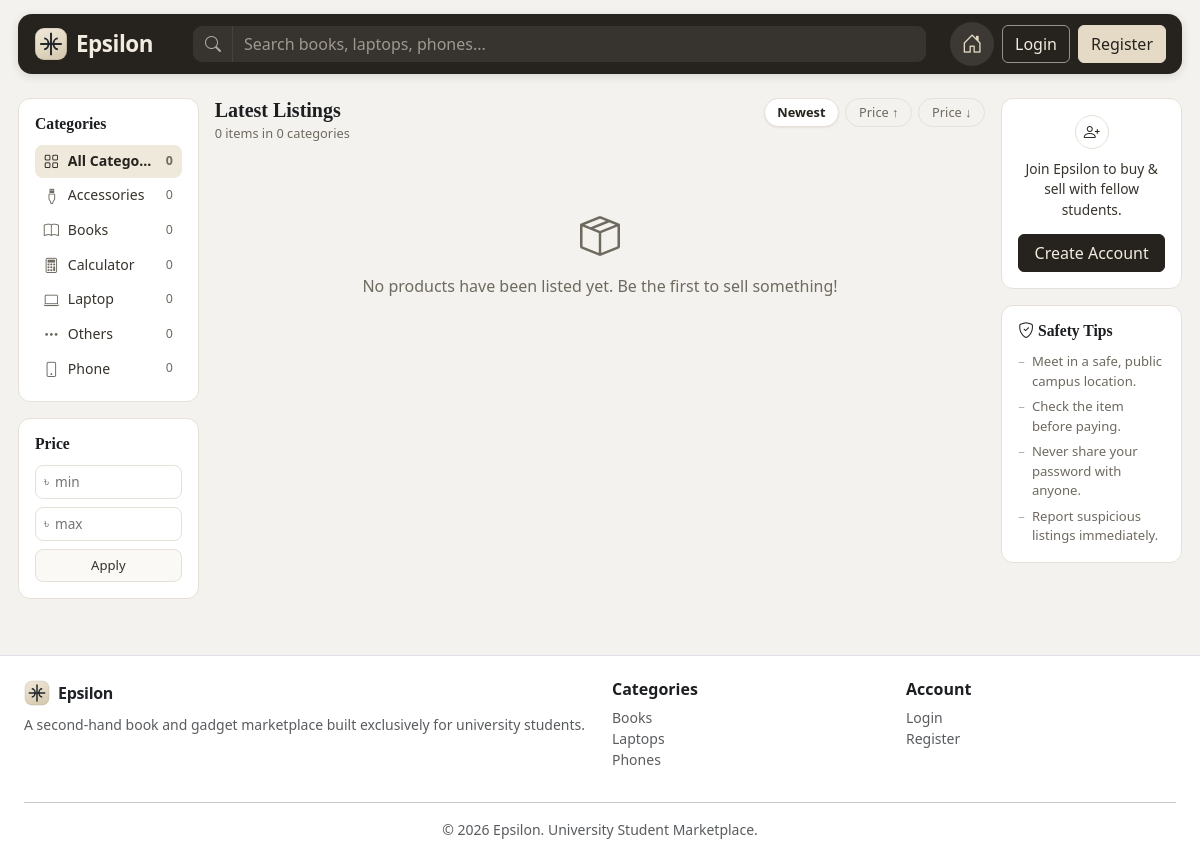
The page / on the database its author committed.
### tables this page shows
CREATE TABLE Category (
    category_id   INT AUTO_INCREMENT PRIMARY KEY,
    category_name VARCHAR(50) NOT NULL UNIQUE
);

### includes/functions.php (called while the page is built, shortened)
<?php
function isLoggedIn() {
    return isset($_SESSION['user_id']);
}
function sanitize($value) {
    return htmlspecialchars(trim($value), ENT_QUOTES, 'UTF-8');
}
function getCategoriesWithCounts($conn) {
    $sql = "SELECT c.category_id, c.category_name,
                   COUNT(p.product_id) AS product_count
            FROM Category c
            LEFT JOIN Product p
                   ON p.category_id = c.category_id
                  AND p.status <> 'Sold'
            GROUP BY c.category_id, c.category_name
            ORDER BY c.category_name";
    $result = mysqli_query($conn, $sql);
    $categories = [];
    while ($row = mysqli_fetch_assoc($result)) {
        $row['product_count'] = (int) $row['product_count'];
        $categories[] = $row;
    }
    return $categories;
}

### includes/sidebar_left.php (the view, shortened to what this page needs)
<?php
$categoryIcons = [
    'Books'       => 'bi-book',
    'Laptop'      => 'bi-laptop',
    'Phone'       => 'bi-phone',
    'Calculator'  => 'bi-calculator',
    'Accessories' => 'bi-usb-plug',
    'Others'      => 'bi-three-dots',
];
$activeCategory    = $_GET['category'] ?? '';
$sidebarCategories = getCategoriesWithCounts($conn);
$totalListings     = array_sum(array_column($sidebarCategories, 'product_count'));
$currentMin = $_GET['min_price'] ?? '';
$currentMax = $_GET['max_price'] ?? '';
?>
<div class="cx-sidebar">
  <div class="cx-sidebar-card">
    <h6 class="cx-sidebar-title">Categories</h6>
    <div class="cx-catlist">
      <a href="<?php echo BASE_URL; ?>/search.php"
         class="cx-catlink <?php echo $activeCategory === '' ? 'active' : ''; ?>">
        <i class="bi bi-grid"></i>
        <span class="cx-catname">All Categories</span>
        <span class="cx-catcount"><?php echo $totalListings; ?></span>
      </a>
      <?php foreach ($sidebarCategories as $cat): ?>
        <?php $name = $cat['category_name']; ?>
        <a href="<?php echo BASE_URL; ?>/search.php?category=<?php echo urlencode($name); ?>"
           class="cx-catlink <?php echo $activeCategory === $name ? 'active' : ''; ?>">
          <i class="bi <?php echo $categoryIcons[$name] ?? 'bi-tag'; ?>"></i>
          <span class="cx-catname"><?php echo sanitize($name); ?></span>
          <span class="cx-catcount"><?php echo $cat['product_count']; ?></span>
        </a>
      <?php endforeach; ?>
    </div>
  </div>
  <div class="cx-sidebar-card">
    <h6 class="cx-sidebar-title">Price</h6>
    <form method="GET" action="<?php echo BASE_URL; ?>/search.php" class="cx-pricebox">
      <div class="cx-priceinput">
        <span class="cx-currency">&#2547;</span>
        <input type="number" name="min_price" min="0" step="1" placeholder="min"
               value="<?php echo sanitize((string) $currentMin); ?>" aria-label="Minimum price">
      </div>
      <div class="cx-priceinput">
        <span class="cx-currency">&#2547;</span>
        <input type="number" name="max_price" min="0" step="1" placeholder="max"
               value="<?php echo sanitize((string) $currentMax); ?>" aria-label="Maximum price">
      </div>
      <button type="submit" class="cx-priceapply">Apply</button>
    </form>
  </div>
</div>

### includes/header.php (shortened to what this page needs)
<?php
$cssVersion = filemtime(ROOT_PATH . '/assets/css/style.css');
?>
<!DOCTYPE html>
<html lang="en">
<head>
    <link rel="stylesheet" href="<?php echo BASE_URL; ?>/assets/bootstrap/css/bootstrap.min.css">
    <link rel="stylesheet" href="<?php echo BASE_URL; ?>/assets/icons/bootstrap-icons.min.css">
    <link rel="stylesheet" href="<?php echo BASE_URL; ?>/assets/css/style.css?v=<?php echo $cssVersion; ?>">
</head>
<body>
<?php require_once __DIR__ . '/navbar.php'; ?>
<main>

### includes/navbar.php (shortened to what this page needs)
<?php
$currentQuery = isset($_GET['q']) ? sanitize($_GET['q']) : '';
$loggedIn = isLoggedIn();
$wishlistCount = 0;
$notifCount = 0;
?>
<nav class="cx-navbar sticky-top">
  <div class="cx-navbar-inner navbar navbar-expand-lg py-2">
    <div class="container-fluid px-3">
    <a class="navbar-brand d-flex align-items-center gap-2" href="<?php echo BASE_URL; ?>/index.php">
      <img src="<?php echo BASE_URL; ?>/assets/images/logo.svg" alt="" width="34" height="34" class="brand-logo">
      <span class="brand-word">Epsilon</span>
    </a>
    <div class="collapse navbar-collapse" id="mainNavbar">
      <form class="d-flex flex-grow-1 mx-lg-4 my-3 my-lg-0" role="search" method="GET" action="<?php echo BASE_URL; ?>/search.php">
        <div class="input-group">
          <span class="input-group-text border-end-0"><i class="bi bi-search"></i></span>
          <input type="text" name="q" class="form-control border-start-0" placeholder="Search books, laptops, phones..." value="<?php echo $currentQuery; ?>">
        </div>
      </form>
      <ul class="navbar-nav align-items-lg-center gap-2 ms-auto">
        <li class="nav-item">
          <a href="<?php echo BASE_URL; ?>/index.php" class="nav-icon-link" title="Home">
            <i class="bi bi-house-door"></i>
          </a>
        </li>
        <?php if ($loggedIn): ?>
          <li class="nav-item">
            <a href="<?php echo BASE_URL; ?>/user/product/post.php" class="nav-icon-link" title="Sell Something">
              <i class="bi bi-plus-square"></i>
            </a>
          </li>
          <li class="nav-item">
            <a href="<?php echo BASE_URL; ?>/user/wishlist/index.php" class="nav-icon-link" title="Wishlist">
              <i class="bi bi-heart"></i>
              <?php if ($wishlistCount > 0): ?>
                <span class="badge rounded-pill bg-danger badge-count"><?php echo $wishlistCount; ?></span>
              <?php endif; ?>
            </a>
          </li>
          <li class="nav-item">
            <a href="<?php echo BASE_URL; ?>/user/notification/index.php" class="nav-icon-link" title="Notifications">
              <i class="bi bi-bell"></i>
              <?php if ($notifCount > 0): ?>
                <span class="badge rounded-pill bg-danger badge-count"><?php echo $notifCount; ?></span>
              <?php endif; ?>
            </a>
          </li>
          <li class="nav-item dropdown">
            <a class="nav-link dropdown-toggle d-flex align-items-center gap-2" href="#" role="button" data-bs-toggle="dropdown">
              <span class="badge rounded-circle bg-secondary" style="width:36px;height:36px;line-height:24px;">
                <?php echo strtoupper(substr($_SESSION['full_name'] ?? 'U', 0, 1)); ?>
              </span>
              <span class="d-none d-lg-inline"><?php echo sanitize($_SESSION['full_name'] ?? 'User'); ?></span>
            </a>
            <ul class="dropdown-menu dropdown-menu-end">
              <li><a class="dropdown-item" href="<?php echo BASE_URL; ?>/user/profile.php"><i class="bi bi-person me-2"></i>My Profile</a></li>
              <li><a class="dropdown-item" href="<?php echo BASE_URL; ?>/user/product/my_products.php"><i class="bi bi-box-seam me-2"></i>My Products</a></li>
              <li><a class="dropdown-item" href="<?php echo BASE_URL; ?>/user/bid/my_bids.php"><i class="bi bi-hammer me-2"></i>My Bids</a></li>
              <li><a class="dropdown-item" href="<?php echo BASE_URL; ?>/user/transaction/index.php"><i class="bi bi-receipt me-2"></i>My Transactions</a></li>
              <li><hr class="dropdown-divider"></li>
              <li><a class="dropdown-item text-danger" href="<?php echo BASE_URL; ?>/auth/logout.php"><i class="bi bi-box-arrow-right me-2"></i>Logout</a></li>
            </ul>
          </li>
        <?php else: ?>
          <li class="nav-item">
            <a href="<?php echo BASE_URL; ?>/auth/login.php" class="btn btn-outline-brand">Login</a>
          </li>
          <li class="nav-item">
            <a href="<?php echo BASE_URL; ?>/auth/register.php" class="btn btn-brand">Register</a>
          </li>
        <?php endif; ?>
      </ul>
    </div>
    </div>
  </div>
</nav>

### index.php (shortened to what this page needs)
<?php
require_once $_SERVER['DOCUMENT_ROOT'] . '/PROJECT12/config/db.php';
require_once $_SERVER['DOCUMENT_ROOT'] . '/PROJECT12/includes/functions.php';
require_once $_SERVER['DOCUMENT_ROOT'] . '/PROJECT12/includes/header.php';
$sortOptions = [
    'latest'     => 'created_at DESC',
    'price_low'  => 'price ASC',
    'price_high' => 'price DESC',
];
$sort    = isset($_GET['sort'], $sortOptions[$_GET['sort']]) ? $_GET['sort'] : 'latest';
$orderBy = $sortOptions[$sort];
$feedSql    = "SELECT * FROM vw_product_feed WHERE status <> 'Sold' ORDER BY $orderBy LIMIT 30";
$feedResult = mysqli_query($conn, $feedSql);
$feedCount  = mysqli_num_rows($feedResult);
$summary = mysqli_fetch_assoc(mysqli_query($conn,
    "SELECT COUNT(*) AS total,
            COUNT(DISTINCT category_id) AS categories,
            MAX(created_at) AS newest
     FROM Product WHERE status <> 'Sold'"));
$sortLabels = ['latest' => 'Newest', 'price_low' => 'Price &uarr;', 'price_high' => 'Price &darr;'];
?>
<div class="container-fluid cx-page py-3">
  <div class="row g-3">
    <div class="col-lg-3 col-xl-2 d-none d-lg-block">
      <?php require_once __DIR__ . '/includes/sidebar_left.php'; ?>
    </div>
    <div class="col-12 col-lg-9 col-xl-8">
      <div class="cx-feed-head">
        <div>
          <h5 class="section-title mb-0">Latest Listings</h5>
          <p class="cx-feed-sub mb-0">
            <?php echo (int) $summary['total']; ?> items in <?php echo (int) $summary['categories']; ?> categories
          </p>
        </div>
        <div class="cx-sortrow">
          <?php foreach ($sortLabels as $key => $label): ?>
            <a href="?sort=<?php echo $key; ?>"
               class="cx-sortpill <?php echo $sort === $key ? 'active' : ''; ?>"><?php echo $label; ?></a>
          <?php endforeach; ?>
        </div>
      </div>
      <div class="row g-3" id="product-feed">
        <?php if ($feedCount === 0): ?>
          <div class="col-12">
            <div class="empty-state">
              <i class="bi bi-box-seam" style="font-size:2.5rem;"></i>
              <p class="mt-2 mb-0">No products have been listed yet. Be the first to sell something!</p>
            </div>
          </div>
        <?php else: ?>
          <?php while ($product = mysqli_fetch_assoc($feedResult)): ?>
            <?php require __DIR__ . '/includes/product_card.php'; ?>
          <?php endwhile; ?>
        <?php endif; ?>
      </div>
    </div>
    <div class="col-xl-2 d-none d-xl-block">
      <?php require_once __DIR__ . '/includes/sidebar_right.php'; ?>
    </div>
  </div>
</div>
<?php require_once __DIR__ . '/includes/footer.php'; ?>

### includes/sidebar_right.php
<div class="cx-sidebar">
  <?php if (isLoggedIn()): ?>
  <div class="cx-sidebar-card cx-cta">
    <span class="cx-cta-icon"><i class="bi bi-plus-lg"></i></span>
    <p class="cx-cta-text">Got something to sell? Put it up in a minute.</p>
    <a href="<?php echo BASE_URL; ?>/user/product/post.php" class="btn btn-brand w-100">Post a Product</a>
  </div>
  <?php else: ?>
  <div class="cx-sidebar-card cx-cta">
    <span class="cx-cta-icon"><i class="bi bi-person-plus"></i></span>
    <p class="cx-cta-text">Join Epsilon to buy &amp; sell with fellow students.</p>
    <a href="<?php echo BASE_URL; ?>/auth/register.php" class="btn btn-brand w-100">Create Account</a>
  </div>
  <?php endif; ?>
  <div class="cx-sidebar-card">
    <h6 class="cx-sidebar-title"><i class="bi bi-shield-check"></i> Safety Tips</h6>
    <ul class="cx-tips">
      <li>Meet in a safe, public campus location.</li>
      <li>Check the item before paying.</li>
      <li>Never share your password with anyone.</li>
      <li>Report suspicious listings immediately.</li>
    </ul>
  </div>
</div>

### includes/footer.php (shortened to what this page needs)
</main>
<footer class="bg-white border-top mt-4 py-4">
  <div class="container-fluid px-3 px-lg-4">
    <div class="row gy-3">
      <div class="col-12 col-md-6">
        <h6 class="fw-bold d-flex align-items-center gap-2">
          <img src="<?php echo BASE_URL; ?>/assets/images/logo.svg" alt="" width="26" height="26">
          <span class="brand-word">Epsilon</span>
        </h6>
        <p class="text-muted small mb-0">A second-hand book and gadget marketplace built exclusively for university students.</p>
      </div>
      <div class="col-6 col-md-3">
        <h6 class="fw-bold">Categories</h6>
        <ul class="list-unstyled small">
          <li><a href="<?php echo BASE_URL; ?>/search.php?category=Books" class="text-muted">Books</a></li>
          <li><a href="<?php echo BASE_URL; ?>/search.php?category=Laptop" class="text-muted">Laptops</a></li>
          <li><a href="<?php echo BASE_URL; ?>/search.php?category=Phone" class="text-muted">Phones</a></li>
        </ul>
      </div>
      <div class="col-6 col-md-3">
        <h6 class="fw-bold">Account</h6>
        <ul class="list-unstyled small">
          <li><a href="<?php echo BASE_URL; ?>/auth/login.php" class="text-muted">Login</a></li>
          <li><a href="<?php echo BASE_URL; ?>/auth/register.php" class="text-muted">Register</a></li>
        </ul>
      </div>
    </div>
    <hr>
    <p class="text-muted small mb-0 text-center">&copy; <?php echo date('Y'); ?> Epsilon. University Student Marketplace.</p>
  </div>
</footer>
</body>
</html>

### rows shown on the page
category: category_name "Accessories", product_count "0"
category: category_name "Books", product_count "0"
category: category_name "Calculator", product_count "0"
category: category_name "Laptop", product_count "0"
category: category_name "Others", product_count "0"
category: category_name "Phone", product_count "0"

### other values the page prints
$totalListings "0"
$summary['total'] "0"
$summary['categories'] "0"
$label "Newest"
$label "Price ↑"
$label "Price ↓"
